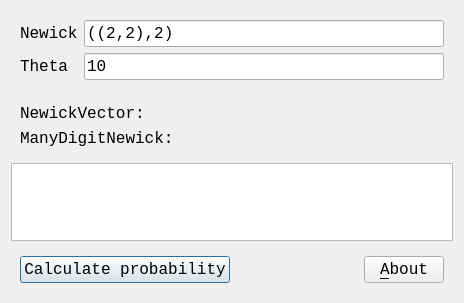
<?xml version="1.0" encoding="UTF-8"?>
<ui version="4.0">
 <class>DialogTestManyDigitNewick</class>
 <widget class="QDialog" name="DialogTestManyDigitNewick">
  <property name="geometry">
   <rect>
    <x>0</x>
    <y>0</y>
    <width>464</width>
    <height>303</height>
   </rect>
  </property>
  <property name="font">
   <font>
    <family>Courier New</family>
    <pointsize>12</pointsize>
   </font>
  </property>
  <property name="windowTitle">
   <string>TestManyDigitNewick</string>
  </property>
  <property name="windowIcon">
   <iconset resource="ToolTestManyDigitNewick.qrc">
    <normaloff>:/images/R.png</normaloff>:/images/R.png</iconset>
  </property>
  <layout class="QVBoxLayout" name="verticalLayout">
   <item>
    <widget class="QWidget" name="widget_2" native="true">
     <layout class="QGridLayout" name="gridLayout">
      <item row="0" column="0">
       <widget class="QLabel" name="label_newick">
        <property name="sizePolicy">
         <sizepolicy hsizetype="Preferred" vsizetype="Preferred">
          <horstretch>0</horstretch>
          <verstretch>0</verstretch>
         </sizepolicy>
        </property>
        <property name="text">
         <string>Newick</string>
        </property>
       </widget>
      </item>
      <item row="0" column="1">
       <widget class="QLineEdit" name="edit_newick">
        <property name="text">
         <string>((2,2),2)</string>
        </property>
       </widget>
      </item>
      <item row="1" column="0">
       <widget class="QLabel" name="label_theta">
        <property name="sizePolicy">
         <sizepolicy hsizetype="Preferred" vsizetype="Preferred">
          <horstretch>0</horstretch>
          <verstretch>0</verstretch>
         </sizepolicy>
        </property>
        <property name="text">
         <string>Theta</string>
        </property>
       </widget>
      </item>
      <item row="1" column="1">
       <widget class="QLineEdit" name="edit_theta">
        <property name="text">
         <string>10</string>
        </property>
       </widget>
      </item>
     </layout>
    </widget>
   </item>
   <item>
    <widget class="QWidget" name="widget_3" native="true">
     <layout class="QVBoxLayout" name="verticalLayout_2">
      <item>
       <widget class="QLabel" name="label_2">
        <property name="text">
         <string>NewickVector:</string>
        </property>
       </widget>
      </item>
      <item>
       <widget class="QLabel" name="label">
        <property name="text">
         <string>ManyDigitNewick:</string>
        </property>
       </widget>
      </item>
     </layout>
    </widget>
   </item>
   <item>
    <widget class="QPlainTextEdit" name="edit_text">
     <property name="readOnly">
      <bool>true</bool>
     </property>
    </widget>
   </item>
   <item>
    <widget class="QWidget" name="widget" native="true">
     <layout class="QHBoxLayout" name="horizontalLayout">
      <item>
       <widget class="QPushButton" name="button_calculate">
        <property name="text">
         <string>Calculate probability</string>
        </property>
       </widget>
      </item>
      <item>
       <spacer name="horizontalSpacer">
        <property name="orientation">
         <enum>Qt::Horizontal</enum>
        </property>
        <property name="sizeHint" stdset="0">
         <size>
          <width>40</width>
          <height>20</height>
         </size>
        </property>
       </spacer>
      </item>
      <item>
       <widget class="QPushButton" name="button_about">
        <property name="text">
         <string>&amp;About</string>
        </property>
       </widget>
      </item>
     </layout>
    </widget>
   </item>
  </layout>
 </widget>
 <resources>
  <include location="ToolTestManyDigitNewick.qrc"/>
 </resources>
 <connections/>
</ui>
